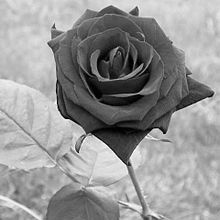
#> input picture gray_rose.jpg, 220 x 220 px
$ python hist_phase.py   (Python 2 division)
#> lines starting #> are read from the running program, lines starting #| are printed output that depends on the picture
import numpy as np
import os
import glob
import matplotlib.pyplot as plt
from mpl_toolkits.mplot3d import Axes3D
from matplotlib import cm
import cv2

# [16 lines of commented-out code are left out]

theta = []

def iter():
    for i in range(0,110):
        for j in range(0,110):
            print np.angle(dft[i][j])
            theta.append(np.angle(dft[i][j])[0])
    return theta

img = cv2.imread('gray_rose.jpg',0)
#> img is the input picture: shape (220, 220); min 0, max 255, mean 148.4
dft = cv2.dft(np.float32(img),flags = cv2.DFT_COMPLEX_OUTPUT)
iter()
#> the loop in iter, `for i in range(0,110):` made 110 passes
#> (printed output is left out)
#> after the loop in iter, `for i in range(0,110):`: theta = 12100 values, max 3.14 at index 2, min 0 at index 0, mean 1.57
fig = plt.figure()
plt.hist(theta, bins=50)
plt.savefig("hist_phase.pdf")
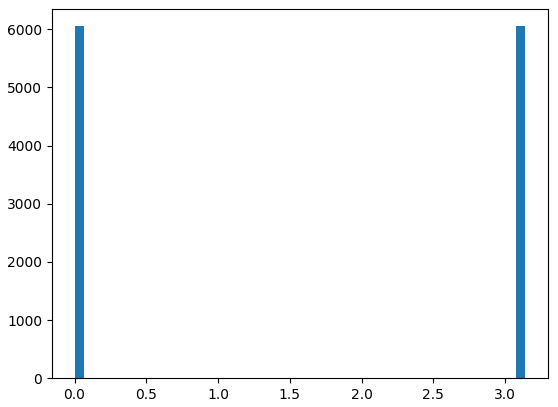
#> figure drawn by matplotlib, 1 panel; tallest bar 6052 high, from x = 0 to 0.0628
plt.close()
